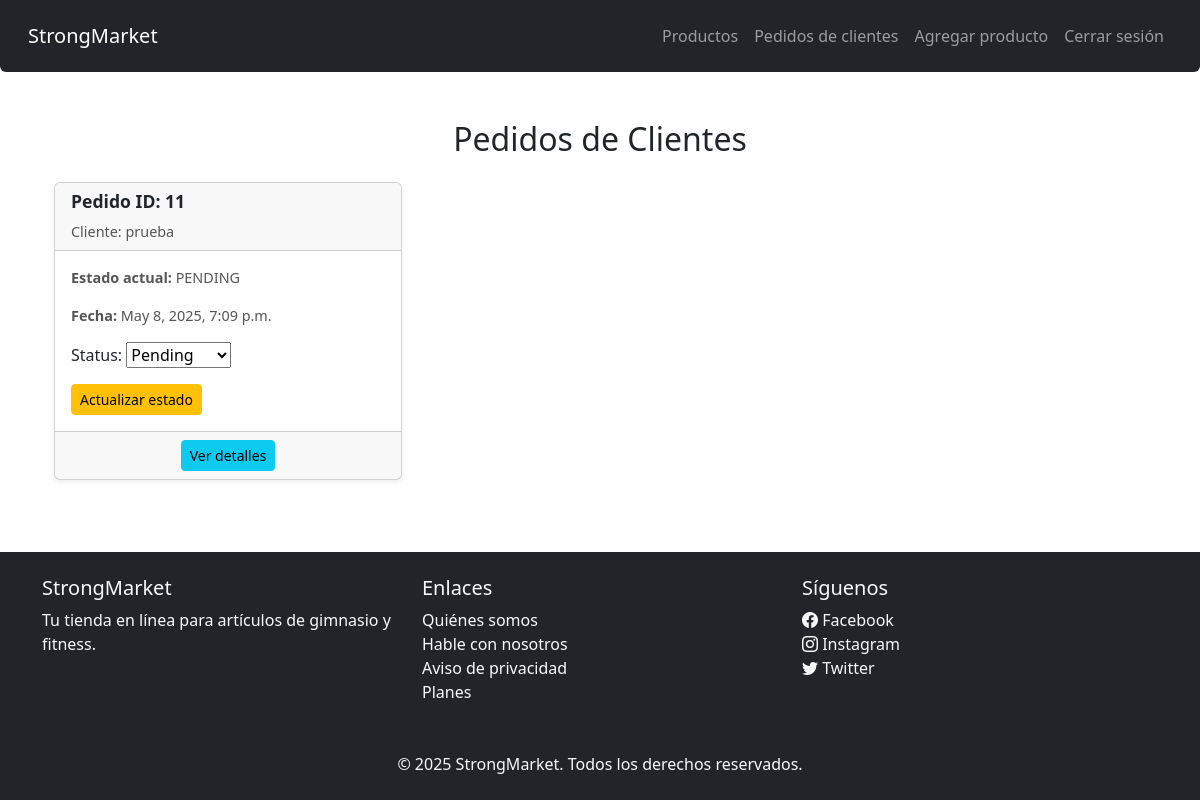
The page /admin_orders/ (signed in) on the database its author committed.
### store/models.py (models this page shows, shortened)
class Order(models.Model):
    STATUS_CHOICES = (
        ('PENDING', 'Pending'),
        ('PROCESSING', 'Processing'),
        ('COMPLETED', 'Completed'),
        ('CANCELLED', 'Cancelled'),
    )
    user = models.ForeignKey(User, on_delete=models.CASCADE)
    created_at = models.DateTimeField(auto_now_add=True)
    status = models.CharField(max_length=20, choices=STATUS_CHOICES, default='PENDING')
    total_price = models.DecimalField(max_digits=10, decimal_places=2, default=0)

### store/views.py (the view, shortened to what this page needs)
# urls.py: path('admin_orders/', views.admin_orders, name='admin_orders'),
@login_required
@user_passes_test(is_admin)
def admin_orders(request):
    orders = Order.objects.all()
    forms = {order.id: OrderForm(instance=order) for order in orders}
    return render(request, 'orders/admin_order_list.html', {
        'orders': orders,
        'forms': forms
    })

### store/templatetags/custom_tags.py (called while the page is built)
@register.filter
def dict_get(d, key):
    return d.get(key)

### store/views.py (called while the page is built)
def is_admin(user):
    return user.is_staff

### store/templates/orders/admin_order_list.html (shortened to what this page needs)
{% extends 'base.html' %}
{% load custom_tags %}
{% block content %}
<div class="container mt-4">
    <h2 class="text-center mb-4">Pedidos de Clientes</h2>
    {% if orders %}
        <div class="row">
            {% for order in orders %}
                <div class="col-md-4 mb-3">
                    <div class="card shadow-sm">
                        <div class="card-header">
                            <h5 class="card-title">Pedido ID: {{ order.id }}</h5>
                            <p class="card-text">Cliente: {{ order.user.username }}</p>
                        </div>
                        <div class="card-body">
                            <p class="card-text"><strong>Estado actual:</strong> {{ order.status }}</p>
                            <p class="card-text"><strong>Fecha:</strong> {{ order.created_at }}</p>
                            <form method="post" class="mt-3">
                                {{ forms|dict_get:order.id }}
                                <button type="submit" class="btn btn-warning btn-sm mt-3">Actualizar estado</button>
                            </form>
                        </div>
                        <div class="card-footer text-center">
                            <a href="{% url 'order_detail' order.id %}" class="btn btn-info btn-sm">Ver detalles</a>
                        </div>
                    </div>
                </div>
            {% endfor %}
        </div>
    {% else %}
        <p class="alert alert-warning">No hay pedidos registrados.</p>
    {% endif %}
</div>
{% endblock %}

### djangocrud/static/css/styles.css (style rules this page uses)
body { display: flex; flex-direction: column; min-height: 100vh; }
.card { border: none; box-shadow: 0 4px 6px rgba(0, 0, 0, 0.1); border-radius: 8px; transition: transform 0.3s ease-in-out; }
.card-body { padding: 15px; }
.card-title { font-size: 1.1rem; font-weight: bold; }
.card-text { font-size: 0.9rem; color: #555; }

### rows shown on the page
Order: id "11", user.username "prueba", status "PENDING", created_at "May 8, 2025, 7:09 p.m.", status "Pending"
